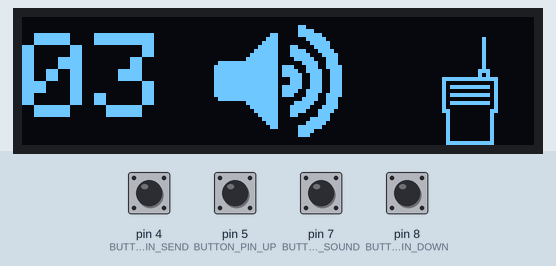
Bench run of a sketch on a simulated Arduino Uno, built with avr-gcc and run on an emulated ATmega328P. Parts: 128×32 one-colour display. The test bench sets the inputs (shaded band); at power-on: pin 4 (BUTTON_PIN_SEND), pin 5 (BUTTON_PIN_UP), pin 7 (BUTTON_PIN_SOUND), pin 8 (BUTTON_PIN_DOWN) HIGH.

Above: at 1.2 s.
1.3 s: pin 4 (BUTTON_PIN_SEND) pulled LOW for 0.15 s
At 1.57 s:
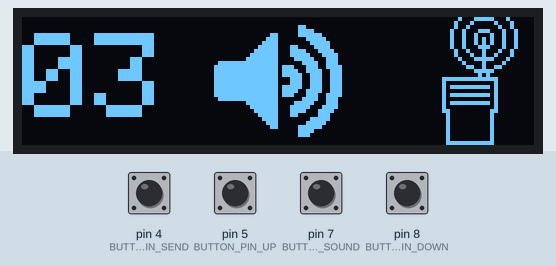
3.3 s: pin 7 (BUTTON_PIN_SOUND) pulled LOW for 0.15 s
At 4.3 s:
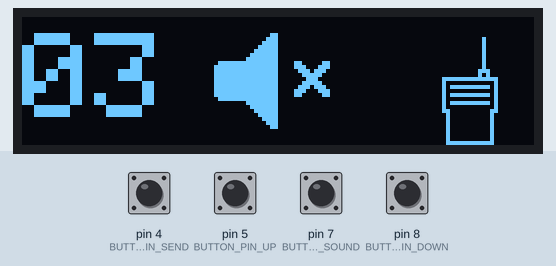
4.9 s: pin 4 (BUTTON_PIN_SEND) pulled LOW for 1 s
At 5.17 s:
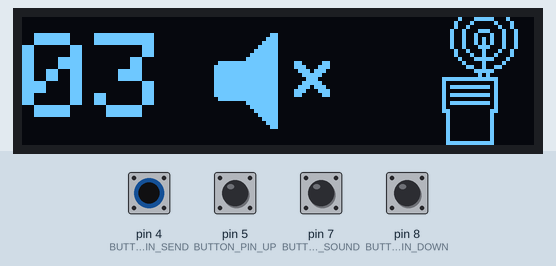
7.4 s: pin 5 (BUTTON_PIN_UP) pulled LOW for 0.15 s
At 8.6 s:
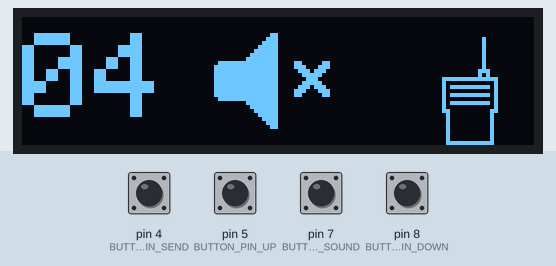
9.0 s: pin 5 (BUTTON_PIN_UP) pulled LOW for 1 s
At 9.8 s:
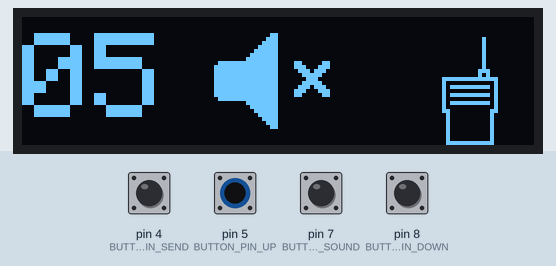
11.5 s: pin 7 (BUTTON_PIN_SOUND) pulled LOW for 1 s
At 12.9 s:
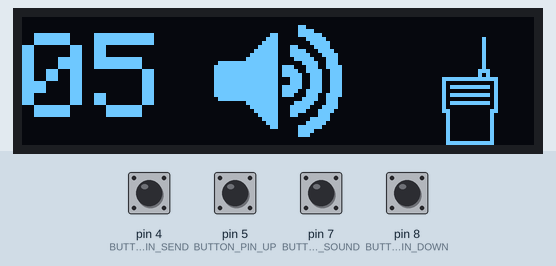
Timing chart, 0 to 14.5 s (numbered marks = the images above; inputs shaded):
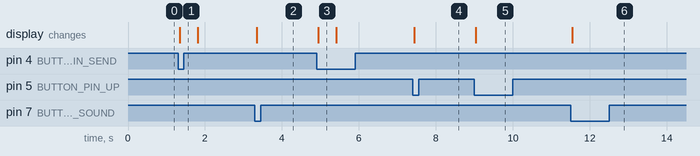

Measured:
- after the input at 1.3 s, the display: changes at once (image 1)
- after the input at 3.3 s, the display: changes at once (image 2)
- after the input at 4.9 s, the display: changes at once (image 3)
- after the input at 7.4 s, the display: changes at once (image 4)
- after the input at 9.0 s, the display: changes at once (image 5)
- after the input at 11.5 s, the display: changes at once (image 6)
- what the display in image 3 shows lasts 0.5 s, from 4.9 s to 5.4 s

The sketch:

Remote-Relay-Send.ino
```cpp
#include <Bounce2.h>
#include <Adafruit_GFX.h>
#include <Adafruit_SSD1306.h>
#include <RCSwitch.h>

#define BUTTON_PIN_SEND 4
#define BUTTON_PIN_UP 5
#define BUTTON_PIN_DOWN 8
#define BUTTON_PIN_SOUND 7
#define RADIO_DATA_PIN 10
#define SCREEN_WIDTH 128
#define SCREEN_HEIGHT 32
#define MAX_DELAY 30

RCSwitch radio = RCSwitch();
Bounce btnSend = Bounce();
Bounce btnUp = Bounce();
Bounce btnDown = Bounce();
Bounce btnSound = Bounce();
Adafruit_SSD1306 display(SCREEN_WIDTH, SCREEN_HEIGHT, &Wire, -1);
bool nowSend = false;

struct {
  unsigned soundEnable : 1;
  unsigned shotDelay : 5;
  unsigned key : 6;
} radioData;

static const unsigned char PROGMEM noSoundBitmap[] = {
  0x00, 0x00, 0x00, 0x00, 0x00, 0x00, 0x00, 0x00, 0x00, 0x00, 0x00, 0x00, 0x00, 0x00, 0x00, 0x00,
  0x00, 0x03, 0x00, 0x00, 0x00, 0x07, 0x00, 0x00, 0x00, 0x0f, 0x00, 0x00, 0x00, 0x1f, 0x00, 0x00,
  0x00, 0x3f, 0x00, 0x00, 0x00, 0x7f, 0x00, 0x00, 0x00, 0xff, 0x00, 0x00, 0x7f, 0xff, 0x0c, 0x18,
  0xff, 0xff, 0x0e, 0x38, 0xff, 0xff, 0x07, 0x70, 0xff, 0xff, 0x03, 0xe0, 0xff, 0xff, 0x01, 0xc0,
  0xff, 0xff, 0x03, 0xe0, 0xff, 0xff, 0x07, 0x70, 0xff, 0xff, 0x0e, 0x38, 0xff, 0xff, 0x0c, 0x18,
  0x7f, 0xff, 0x00, 0x00, 0x00, 0xff, 0x00, 0x00, 0x00, 0x7f, 0x00, 0x00, 0x00, 0x3f, 0x00, 0x00,
  0x00, 0x1f, 0x00, 0x00, 0x00, 0x0f, 0x00, 0x00, 0x00, 0x07, 0x00, 0x00, 0x00, 0x03, 0x00, 0x00,
  0x00, 0x00, 0x00, 0x00, 0x00, 0x00, 0x00, 0x00, 0x00, 0x00, 0x00, 0x00, 0x00, 0x00, 0x00, 0x00
};

static const unsigned char PROGMEM soundBitmap[] = {
  0x00, 0x00, 0x00, 0x00, 0x00, 0x00, 0x00, 0x00, 0x00, 0x00, 0x06, 0x00, 0x00, 0x00, 0x07, 0x80,
  0x00, 0x03, 0x07, 0xe0, 0x00, 0x07, 0x01, 0xf0, 0x00, 0x0f, 0x00, 0xf8, 0x00, 0x1f, 0x18, 0x78,
  0x00, 0x3f, 0x1e, 0x3c, 0x00, 0x7f, 0x1f, 0x1e, 0x00, 0xff, 0x0f, 0x8e, 0x7f, 0xff, 0x03, 0xce,
  0xff, 0xff, 0x71, 0xcf, 0xff, 0xff, 0x79, 0xe7, 0xff, 0xff, 0x7c, 0xe7, 0xff, 0xff, 0x1c, 0xe7,
  0xff, 0xff, 0x1c, 0xe7, 0xff, 0xff, 0x7c, 0xe7, 0xff, 0xff, 0x79, 0xe7, 0xff, 0xff, 0x71, 0xcf,
  0x7f, 0xff, 0x03, 0xce, 0x00, 0xff, 0x0f, 0x8e, 0x00, 0x7f, 0x1f, 0x1e, 0x00, 0x3f, 0x1e, 0x3c,
  0x00, 0x1f, 0x18, 0x38, 0x00, 0x0f, 0x00, 0xf8, 0x00, 0x07, 0x01, 0xf0, 0x00, 0x03, 0x07, 0xe0,
  0x00, 0x00, 0x07, 0x80, 0x00, 0x00, 0x07, 0x00, 0x00, 0x00, 0x00, 0x00, 0x00, 0x00, 0x00, 0x00
};

static const unsigned char PROGMEM walkieTalkieBitmap[] = {
  0x00, 0x00, 0x00, 0x00, 0x00, 0x00, 0x00, 0x00, 0x00, 0x00, 0x00, 0x00, 0x00, 0x00, 0x00, 0x00,
  0x00, 0x00, 0x00, 0x00, 0x00, 0x00, 0x10, 0x00, 0x00, 0x00, 0x10, 0x00, 0x00, 0x00, 0x10, 0x00,
  0x00, 0x00, 0x10, 0x00, 0x00, 0x00, 0x10, 0x00, 0x00, 0x00, 0x10, 0x00, 0x00, 0x00, 0x10, 0x00,
  0x00, 0x00, 0x10, 0x00, 0x00, 0x00, 0x38, 0x00, 0x00, 0x00, 0x28, 0x00, 0x00, 0x7f, 0xfe, 0x00,
  0x00, 0x40, 0x02, 0x00, 0x00, 0x5f, 0xfa, 0x00, 0x00, 0x40, 0x02, 0x00, 0x00, 0x5f, 0xfa, 0x00,
  0x00, 0x40, 0x02, 0x00, 0x00, 0x5f, 0xfa, 0x00, 0x00, 0x40, 0x02, 0x00, 0x00, 0x60, 0x06, 0x00,
  0x00, 0x20, 0x04, 0x00, 0x00, 0x20, 0x04, 0x00, 0x00, 0x20, 0x04, 0x00, 0x00, 0x20, 0x04, 0x00,
  0x00, 0x20, 0x04, 0x00, 0x00, 0x20, 0x04, 0x00, 0x00, 0x20, 0x04, 0x00, 0x00, 0x3f, 0xfc, 0x00
};

static const unsigned char PROGMEM walkieTalkieSendBitmap[] = {
  0x00, 0x04, 0x7c, 0x40, 0x00, 0x08, 0x82, 0x20, 0x00, 0x09, 0x01, 0x20, 0x00, 0x12, 0x38, 0x90,
  0x00, 0x12, 0x44, 0x90, 0x00, 0x12, 0x54, 0x90, 0x00, 0x12, 0x54, 0x90, 0x00, 0x12, 0x38, 0x90,
  0x00, 0x09, 0x11, 0x20, 0x00, 0x08, 0x92, 0x20, 0x00, 0x04, 0x7c, 0x40, 0x00, 0x02, 0x10, 0x80,
  0x00, 0x01, 0x93, 0x00, 0x00, 0x00, 0x7c, 0x00, 0x00, 0x00, 0x28, 0x00, 0x00, 0x7f, 0xfe, 0x00,
  0x00, 0x40, 0x02, 0x00, 0x00, 0x5f, 0xfa, 0x00, 0x00, 0x40, 0x02, 0x00, 0x00, 0x5f, 0xfa, 0x00,
  0x00, 0x40, 0x02, 0x00, 0x00, 0x5f, 0xfa, 0x00, 0x00, 0x40, 0x02, 0x00, 0x00, 0x60, 0x06, 0x00,
  0x00, 0x20, 0x04, 0x00, 0x00, 0x20, 0x04, 0x00, 0x00, 0x20, 0x04, 0x00, 0x00, 0x20, 0x04, 0x00,
  0x00, 0x20, 0x04, 0x00, 0x00, 0x20, 0x04, 0x00, 0x00, 0x20, 0x04, 0x00, 0x00, 0x3f, 0xfc, 0x00
};

void setup() {
  radioData.soundEnable = true;
  radioData.shotDelay = 3;
  radioData.key = 0b110011;
  radio.enableTransmit(RADIO_DATA_PIN);
  radio.setProtocol(12);

  display.begin(SSD1306_SWITCHCAPVCC, 0x3C);
  display.setTextSize(3);
  display.setTextColor(WHITE);
  displayInfo();

  btnSend.attach(BUTTON_PIN_SEND, INPUT_PULLUP);
  btnUp.attach(BUTTON_PIN_UP, INPUT_PULLUP);
  btnDown.attach(BUTTON_PIN_DOWN, INPUT_PULLUP);
  btnSound.attach(BUTTON_PIN_SOUND, INPUT_PULLUP);
  btnSend.interval(25);
  btnUp.interval(25);
  btnDown.interval(25);
  btnSound.interval(25);
}

void loop() {
  btnSend.update();
  btnUp.update();
  btnDown.update();
  btnSound.update();
  if (btnSend.fell()) {
    nowSend = true;
    displayInfo();
    radio.send(*(int*)&radioData, 12);
    nowSend = false;
    displayInfo();
  }
  if (btnUp.fell()) {
    radioData.shotDelay++;
    if (radioData.shotDelay > MAX_DELAY) {
      radioData.shotDelay = 0;
    }
    displayInfo();
  }
  if (btnDown.fell()) {
    radioData.shotDelay--;
    if (radioData.shotDelay > MAX_DELAY) {
      radioData.shotDelay = MAX_DELAY;
    }
    displayInfo();
  }
  if (btnSound.fell()) {
    radioData.soundEnable = !radioData.soundEnable;
    displayInfo();
  }
}

void displayInfo() {
  int x, y;
  unsigned int width, height;
  String printShotDelay;
  if (radioData.shotDelay < 10) {
    printShotDelay = '0' + String(radioData.shotDelay);
  } else {
    printShotDelay = radioData.shotDelay;
  }
  display.getTextBounds(printShotDelay, 0, 0, &x, &y, &width, &height);
  display.clearDisplay();
  display.setCursor(0, (SCREEN_HEIGHT - height) / 2);
  display.print(printShotDelay);
  if (radioData.soundEnable) {
    display.drawBitmap((SCREEN_WIDTH - 32) / 2, 0, soundBitmap, 32, 32, 1);
  } else {
    display.drawBitmap((SCREEN_WIDTH - 32) / 2, 0, noSoundBitmap, 32, 32, 1);
  }
  if (nowSend) {
    display.drawBitmap(SCREEN_WIDTH - 32, 0, walkieTalkieSendBitmap, 32, 32, 1);
  } else {
    display.drawBitmap(SCREEN_WIDTH - 32, 0, walkieTalkieBitmap, 32, 32, 1);
  }
  display.display();
}
```
